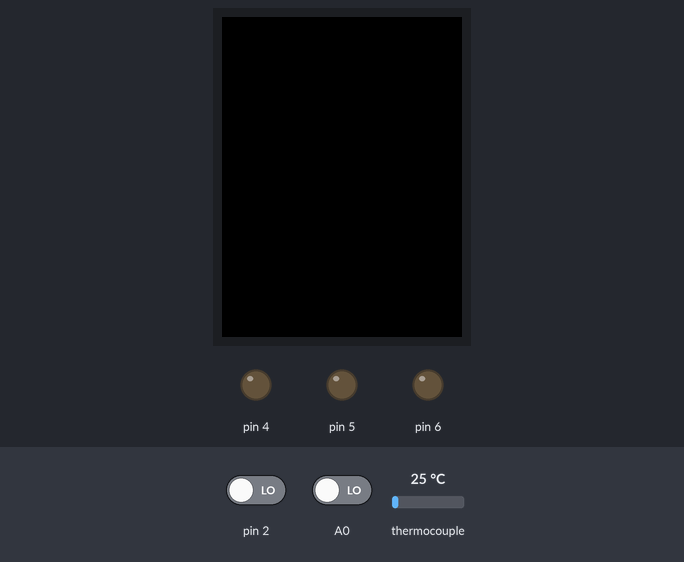
Simulated run of this sketch. Board: Arduino Uno, built with avr-gcc and run on an emulated ATmega328P. Shown: 320×240 colour display, output pins drawn as LEDs (lit = HIGH). Dashed ring = blinking. The inputs (shaded band) are chosen by the test bench; at power-on: A0 LOW, thermocouple 25 °C, pin 2 LOW. What the sketch prints to the serial monitor is not drawn.

Above: at 1.0 s.
1.1 s: A0 driven HIGH
At 1.44 s:
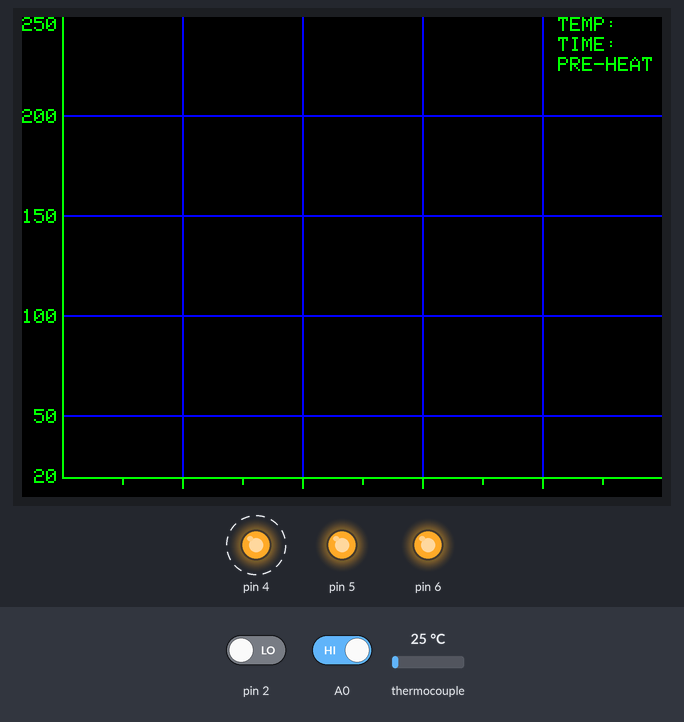
2.8 s: thermocouple set to 107 °C
4.4 s: thermocouple set to 115 °C
At 5.2 s:
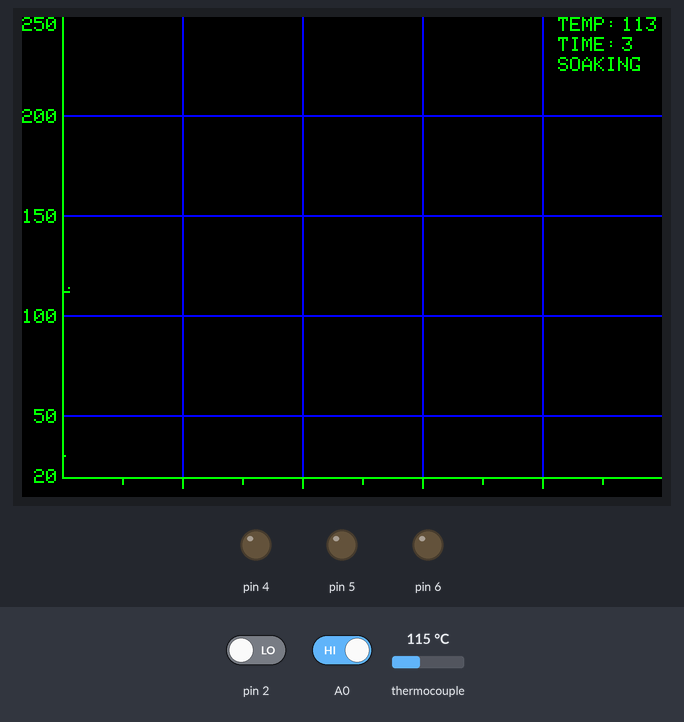
7.4 s: thermocouple set to 164 °C
9.3 s: thermocouple set to 173 °C
At 10.1 s:
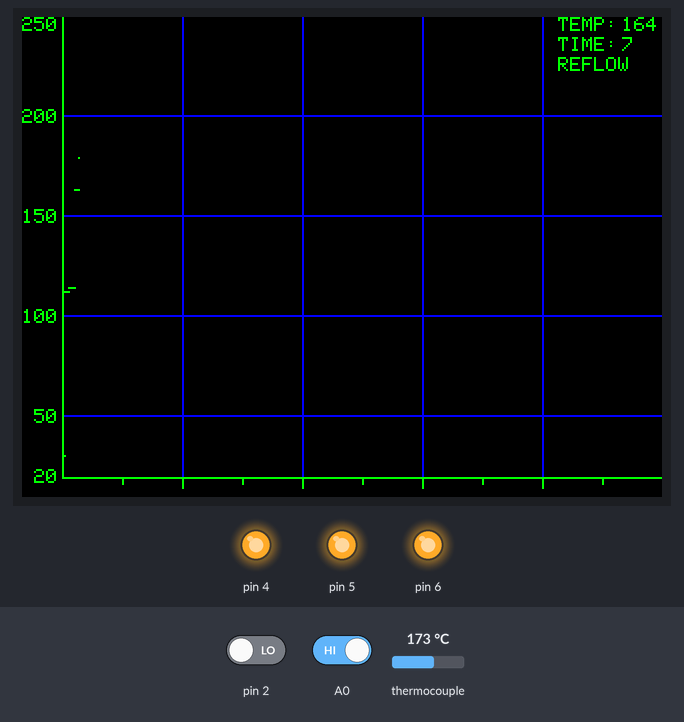
12.0 s: thermocouple set to 204 °C
At 13.2 s:
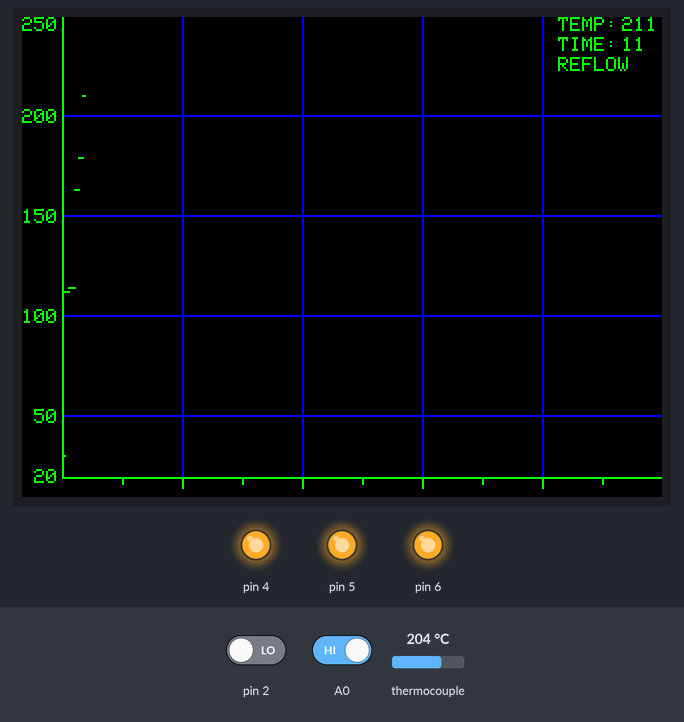
13.8 s: thermocouple set to 212 °C
At 17.0 s:
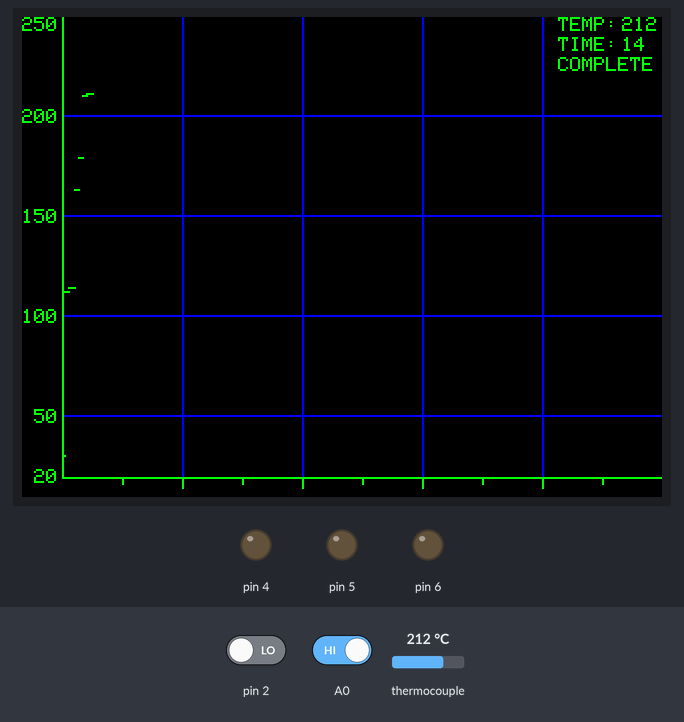
Timing chart, 0 to 17.7 s (numbered marks = the images above; inputs shaded):
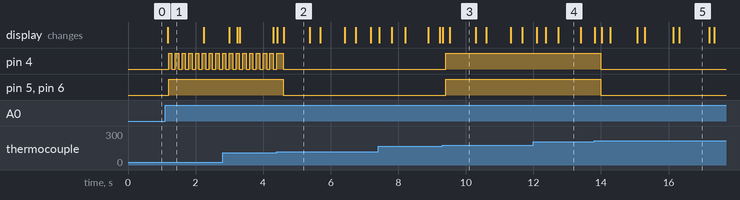

The sketch:

reflow_oven_TFT.ino
```cpp
#include <PID_v1.h>
#include <SPI.h>
#include "Adafruit_MAX31855.h"
#include "Adafruit_GFX.h"
#include "Adafruit_ILI9341.h"

//PID variables
double tempSetpoint, tempInput, dutyOutput;

//Specify the links and initial tuning parameters
double Kp = 2, Ki = 5, Kd = 1;

PID myPID(&tempInput, &dutyOutput, &tempSetpoint, Kp, Ki, Kd, DIRECT);

#define MAXCS   7
Adafruit_MAX31855 thermocouple(MAXCS);


#define BLACK 0x0000
#define BLUE 0x001F
#define RED 0xF800
#define GREEN 0x07E0
#define CYAN 0x07FF
#define MAGENTA 0xF81F
#define YELLOW 0xFFE0
#define WHITE 0xFFFF

#define TFT_CLK A1
#define TFT_MISO A2
#define TFT_MOSI A3
#define TFT_DC 8
#define TFT_CS 10
#define TFT_RST 9
Adafruit_ILI9341 tft = Adafruit_ILI9341(TFT_CS, TFT_DC, TFT_MOSI, TFT_CLK, TFT_RST, TFT_MISO);


uint8_t freqTOP = 5; //frequency in Hz for digital pin 4 of arduino - top heater of oven
uint8_t freqBOTTOM = 5; //frequency in Hz for digital pin 5 of arduino - bottom heater of oven
uint8_t freqBOOST = 5; //frequency in Hz for digital pin 6 of arduino - both booster heaters

uint8_t dutyTOP = 0; //duty cycle for digital pin 5 of arduino - setting 0 to 100
uint8_t dutyBOTTOM = 0; //duty cycle for digital pin 5 of arduino - setting 0 to 100
uint8_t dutyBOOST = 0; //duty cycle for digital pin 4 of arduino - setting 0 to 100

volatile uint32_t timeCounter = 0;
volatile int32_t stepCounter = 0;

uint8_t ovenMode = 0;


void constantTemperature(void);
void Sn60Pb40reflow(void);


void setup() {
  //timer1 interrupt on 1ms
  TCCR1A = 0;
  TCCR1B = 0;
  OCR1A = 249;
  TCCR1B |= (1 << CS11) | (1 << CS10) | (1 << WGM12);
  TIMSK1 |= (1 << OCIE1A);

  //external interrupt for rotary encoder
  attachInterrupt(0, ai0, RISING);
  SREG |= (1 << 7);


  pinMode(4, OUTPUT);
  pinMode(5, OUTPUT);
  pinMode(6, OUTPUT);
  pinMode(A0, INPUT);

  digitalWrite(4, LOW); //BOOST
  digitalWrite(5, LOW); //BOTTOM
  digitalWrite(6, LOW); //TOP

  Serial.begin(9600);

  tft.begin();
  tft.setRotation(1);
  tft.fillScreen(0x0000);

  while (digitalRead(A0)) {
    tft.setTextColor(0x07E0);
    tft.setTextSize(3);
    tft.setCursor(30, 30);
    tft.println("Choose mode:");
    static uint8_t i = 0;
    uint8_t changeLcd = 0;
    if (i != stepCounter) {
      if (i < stepCounter && ovenMode != 1) {
        ovenMode++;
        changeLcd = 1;
      }
      if (i > stepCounter && ovenMode != 0) {
        ovenMode--;
        changeLcd = 1;
      }
      i = stepCounter;
    }

    if (changeLcd) {
      switch (ovenMode) {
        case 0:
          tft.fillRect(30, 80, 300, 30, 0x0000);
          tft.setCursor(30, 80);
          tft.println("Sn60Pb40 reflow");
          break;
        case 1:
          tft.fillRect(30, 80, 300, 30, 0x0000);
          tft.setCursor(30, 80);
          tft.println("Constant temp");
          break;
      }
    }
  }

  while (!digitalRead(A0));
  delay(50);

  tft.fillRect(30, 30, 300, 30, 0x0000);
  tft.fillRect(30, 80, 300, 30, 0x0000);

  if (ovenMode == 1) {
    tempSetpoint = 49;
    while (digitalRead(A0)) {
      tft.setCursor(30, 30);
      tft.println("Set temp:");

      static uint8_t i = 0;
      uint8_t changeLcd = 0;
      if (i != stepCounter) {
        if (i < stepCounter && tempSetpoint <= 300) {
          tempSetpoint++;
          changeLcd = 1;
        }
        if (i > stepCounter && tempSetpoint >= 0) {
          tempSetpoint--;
          changeLcd = 1;
        }
        i = stepCounter;
      }

      if (changeLcd) {
        tft.fillRect(30, 80, 300, 30, 0x0000);
        tft.setCursor(30, 80);
        tft.println(tempSetpoint);
      }
    }
    tft.setCursor(30, 130);
    tft.println("Current temp:");

    tempInput = thermocouple.readCelsius();

    //turn the PID on
    myPID.SetMode(AUTOMATIC);
  }


}

void ai0() {
  //ai0 is activated if DigitalPin nr 2 is going from LOW to HIGH
  //Check pin 3 to determine the direction
  if (digitalRead(3) == LOW) {
    stepCounter--;
  } else {
    stepCounter++;
  }
}

ISR(TIMER1_COMPA_vect) {
  static uint16_t msCounter = 0;
  static uint8_t outputStatusTOP = 0; //status of digital pin 4 (0 == LOW, 1 == HIGH)
  static uint8_t outputStatusBOTTOM = 0; //status of digital pin 5 (0 == LOW, 1 == HIGH)
  static uint8_t outputStatusBOOST = 0; //status of digital pin 6 (0 == LOW, 1 == HIGH)

  msCounter++; //millisecond counter
  timeCounter++; //overall time counter in milliseconds

  if (msCounter % (1000 / freqTOP) == 0) {
    if (dutyTOP / freqTOP > 0) {
      PORTD |= 1 << PORTD6;
      outputStatusTOP = 1;
    }
  }
  if (outputStatusTOP && msCounter % (1000 / freqTOP) == (dutyTOP / freqTOP) * 10) {
    PORTD &= ~(1 << PORTD6);
    outputStatusTOP = 0;
  }

  if (msCounter % (1000 / freqBOTTOM) == 0) {
    if (dutyBOTTOM / freqBOTTOM > 0) {
      PORTD |= 1 << PORTD5;
      outputStatusBOTTOM = 1;
    }
  }
  if (outputStatusBOTTOM && msCounter % (1000 / freqBOTTOM) == (dutyBOTTOM / freqBOTTOM) * 10) {
    PORTD &= ~(1 << PORTD5);
    outputStatusBOTTOM = 0;
  }

  if (msCounter % (1000 / freqBOOST) == 0) {
    if (dutyBOOST / freqBOOST > 0) {
      PORTD |= 1 << PORTD4;
      outputStatusBOOST = 1;
    }
  }
  if (outputStatusBOOST && msCounter % (1000 / freqBOOST) == (dutyBOOST / freqBOOST) * 10) {
    PORTD &= ~(1 << PORTD4);
    outputStatusBOOST = 0;
  }


  if (msCounter == 1000) {
    msCounter = 0;
  }
}

void loop() {
  if (ovenMode == 0) {
    Sn60Pb40reflow();
  }

  if (ovenMode == 1) {
    constantTemperature();
  }

  delay(10);
}

void Sn60Pb40reflow(void) {
  tft.setTextColor(0x07E0);
  tft.setTextSize(0);
  tft.setCursor(6, 226);
  tft.println("20");
  tft.setCursor(6, 196);
  tft.println("50");
  tft.setCursor(0, 146);
  tft.println("100");
  tft.setCursor(0, 96);
  tft.println("150");
  tft.setCursor(0, 46);
  tft.println("200");
  tft.setCursor(0, 0);
  tft.println("250");
  tft.setCursor(268, 0);
  tft.println("TEMP: ");
  tft.setCursor(268, 10);
  tft.println("TIME: ");

  tft.fillRect(20, 0, 1, 230, 0x07E0);
  tft.fillRect(20, 230, 300, 1, 0x07E0);
  tft.fillRect(21, 49, 300, 1, BLUE);
  tft.fillRect(21, 99, 300, 1, BLUE);
  tft.fillRect(21, 149, 300, 1, BLUE);
  tft.fillRect(21, 199, 300, 1, BLUE);
  tft.fillRect(80, 0, 1, 230, BLUE);
  tft.fillRect(140, 0, 1, 230, BLUE);
  tft.fillRect(200, 0, 1, 230, BLUE);
  tft.fillRect(260, 0, 1, 230, BLUE);

  tft.fillRect(50, 230, 1, 4, 0x07E0);
  tft.fillRect(80, 230, 1, 6, 0x07E0);
  tft.fillRect(110, 230, 1, 4, 0x07E0);
  tft.fillRect(140, 230, 1, 6, 0x07E0);
  tft.fillRect(170, 230, 1, 4, 0x07E0);
  tft.fillRect(200, 230, 1, 6, 0x07E0);
  tft.fillRect(230, 230, 1, 4, 0x07E0);
  tft.fillRect(260, 230, 1, 6, 0x07E0);
  tft.fillRect(290, 230, 1, 4, 0x07E0);


  tft.setCursor(268, 20);
  tft.println("PRE-HEAT");
  dutyTOP = 100;
  dutyBOTTOM = 100;
  dutyBOOST = 50;
  tempInput = thermocouple.readCelsius();
  Serial.println(tempInput);

  timeCounter = 0;

  uint32_t timeRefresh = 0;

  while (tempInput < 116) {
    static uint16_t lcdCount = 0;
    tempInput = thermocouple.readCelsius() + 6.0; //temperature compensation because of heating elements (6 degrees)
    lcdCount++;
    if (lcdCount == 100) {
      tft.fillRect(300, 0, 20, 20, BLACK);
      tft.setCursor(300, 0);
      tft.println((int)tempInput);
      tft.setCursor(300, 10);
      tft.println(timeCounter / 1000);
      lcdCount = 0;
    }

    if((timeCounter - timeRefresh) > 250){
      if(tempInput > 20) {
        tft.fillRect(20 + (timeCounter / 1000), 250 - (int)tempInput, 1, 1, 0x07E0);
      }
      timeRefresh = timeCounter;
    }

    delay(10);
  }

  tft.fillRect(268, 20, 50, 10, BLACK);
  tft.setCursor(268, 20);
  tft.println("SOAKING");
  dutyTOP = 0;
  dutyBOTTOM = 0;
  dutyBOOST = 0;

  delay(200);

  uint32_t currentTime = timeCounter;

  while (tempInput < 170 && (timeCounter <= (currentTime + 90000))) {
    static uint16_t lcdCount = 0;
    tempInput = thermocouple.readCelsius();
    lcdCount++;
    if (lcdCount == 100) {
      tft.fillRect(300, 0, 20, 20, BLACK);
      tft.setCursor(300, 0);
      tft.println((int)tempInput);
      tft.setCursor(300, 10);
      tft.println(timeCounter / 1000);
      lcdCount = 0;
    }

    if((timeCounter - timeRefresh) > 250){
      if(tempInput > 20) {
        tft.fillRect(20 + (timeCounter / 1000), 250 - (int)tempInput, 1, 1, 0x07E0);
      }
      timeRefresh = timeCounter;
    }

    delay(10);
  }

  tft.fillRect(268, 20, 50, 10, BLACK);
  tft.setCursor(268, 20);
  tft.println("REFLOW");
  dutyTOP = 100;
  dutyBOTTOM = 100;
  dutyBOOST = 100;

  delay(200);

  currentTime = timeCounter;

  while (tempInput < 215) {
    static uint16_t lcdCount = 0;
    tempInput = thermocouple.readCelsius() + 7.0; //temperature compensation because of heating elements (7 degrees)
    lcdCount++;
    if (lcdCount == 100) {
      tft.fillRect(300, 0, 20, 20, BLACK);
      tft.setCursor(300, 0);
      tft.println((int)tempInput);
      tft.setCursor(300, 10);
      tft.println(timeCounter / 1000);
      lcdCount = 0;
    }

    if((timeCounter - timeRefresh) > 250){
      if(tempInput > 20) {
        tft.fillRect(20 + (timeCounter / 1000), 250 - (int)tempInput, 1, 1, 0x07E0);
      }
      timeRefresh = timeCounter;
    }

    delay(10);
  }

  tft.fillRect(268, 20, 50, 10, BLACK);
  tft.setCursor(268, 20);
  tft.println("COMPLETE");
  dutyTOP = 0;
  dutyBOTTOM = 0;
  dutyBOOST = 0;

  delay(200);

  currentTime = timeCounter;

  while (1) {
    static uint16_t lcdCount = 0;
    tempInput = thermocouple.readCelsius();
    lcdCount++;
    if (lcdCount == 100) {
      tft.fillRect(300, 0, 20, 20, BLACK);
      tft.setCursor(300, 0);
      tft.println((int)tempInput);
      tft.setCursor(300, 10);
      tft.println(timeCounter / 1000);
      lcdCount = 0;
    }

    if((timeCounter - timeRefresh) > 250){
      if(tempInput > 20) {
        tft.fillRect(20 + (timeCounter / 1000), 250 - (int)tempInput, 1, 1, 0x07E0);
      }
      timeRefresh = timeCounter;
    }

    delay(10);
  }
}

void constantTemperature(void) {
  static uint16_t lcdCount = 0;
  static uint16_t faultCounter = 0;
  lcdCount++;
  tempInput = thermocouple.readCelsius();
  Serial.println(tempInput);
  static uint8_t tempFlag = 0;

  if (tempInput >= tempSetpoint) {
    tempFlag = 1;
  }
  if (tempFlag && (tempInput <= 10.0 || (tempInput >= tempSetpoint + 20.0 && timeCounter >= 100000))) {
    dutyTOP = 0;
    dutyBOTTOM = 0;
    dutyBOOST = 0;
    tft.fillScreen(0x0000);
    tft.setCursor(30, 30);
    tft.println("ERROR");

    if (tempInput <= 10.0) {
      tft.setCursor(30, 80);
      tft.println("TEMP TOO LOW");
    }
    if (tempInput >= tempSetpoint + 20.0) {
      tft.setCursor(30, 80);
      tft.println("TEMP TOO HIGH");
    }
    tft.setCursor(30, 130);
    tft.println("HEATING STOPPED");
    while (1);
  }

  if (lcdCount == 50) {
    Serial.println(tempInput);
    tft.fillRect(30, 180, 150, 22, 0x0000);
    tft.setCursor(30, 180);
    tft.println(tempInput);

    lcdCount = 0;
  }

  myPID.Compute();
  dutyTOP = dutyOutput;
  dutyBOTTOM = dutyOutput;
}
```

Measured:
- the behaviour switches between 109 and 110 °C on thermocouple (found by bisection; images 1 and 2)
- the behaviour switches between 169 and 170 °C on thermocouple (found by bisection; images 2 and 3)
- the behaviour switches between 207 and 208 °C on thermocouple (found by bisection; images 4 and 5)
- after the input at 1.1 s, pin 4: alternates HIGH for 0.10 s and LOW for 0.10 s, starting after 0.10 s; pin 5, pin 6: LOW → HIGH after 0.10 s; the display: changes after 0.08 s (image 1)
- after the input at 4.4 s, pin 5, pin 6: HIGH → LOW after 0.20 s; the display: first changes at once (image 2 shows a later state)
- after the input at 9.3 s, pin 4–6: LOW → HIGH after 0.10 s; the display: first changes at once (image 3 shows a later state)
- after the input at 13.8 s, pin 4–6: HIGH → LOW after 0.20 s; the display: first changes at once (image 5 shows a later state)
